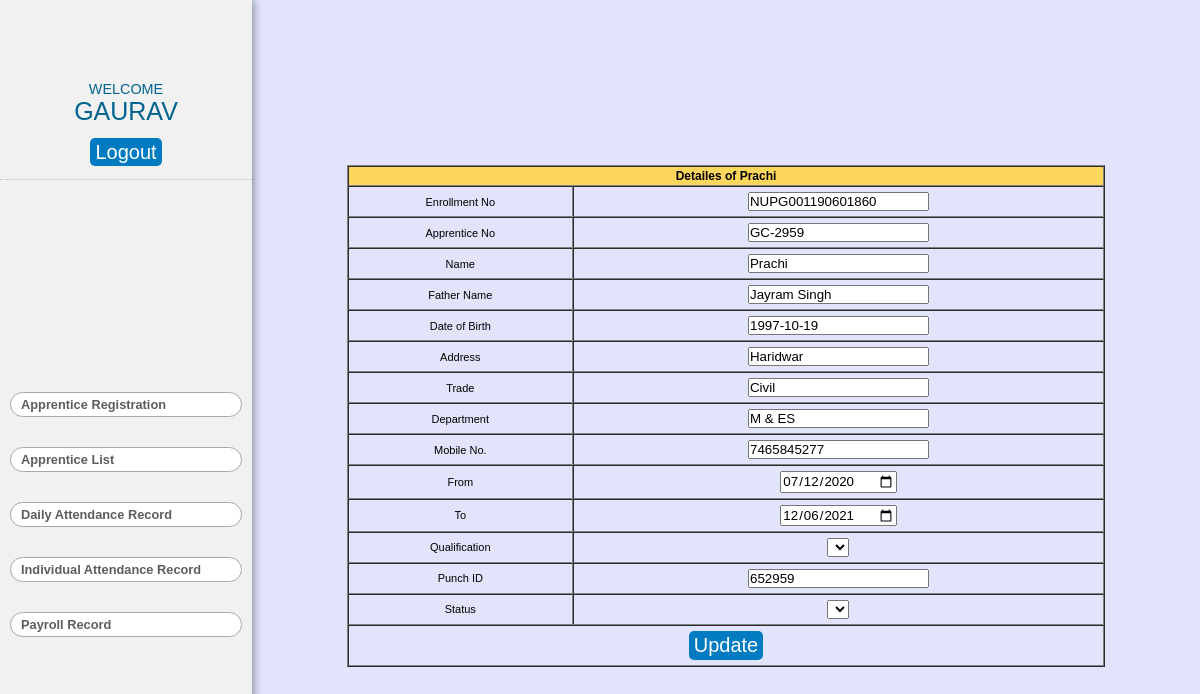
/update-details.php?apprentice_no=GC-2959 (signed in), run on an earlier commit of the app's database.
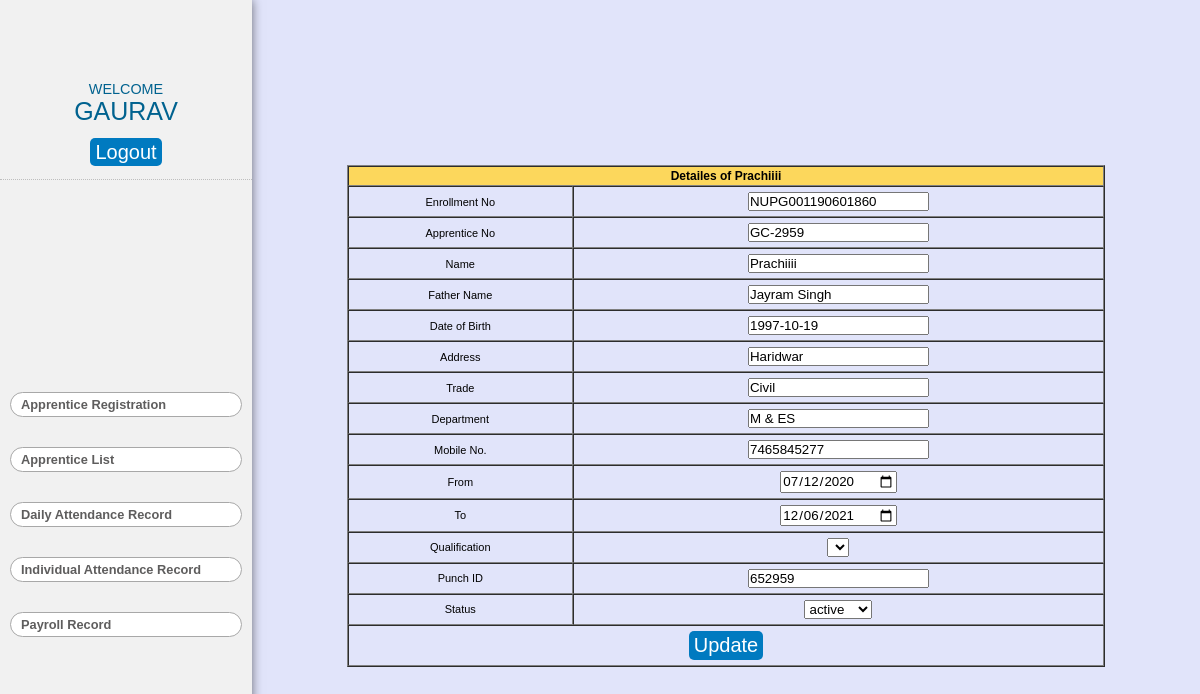
And on a later commit of the database.
### tables this page shows
CREATE TABLE `apprentice` (
  `sn` int(11) NOT NULL,
  `enrollment_no` varchar(255) NOT NULL,
  `apprentice_no` varchar(255) NOT NULL,
  `name` varchar(255) NOT NULL,
  `father_name` varchar(255) NOT NULL,
  `dob` date NOT NULL,
  `address` varchar(255) NOT NULL,
  `trade` varchar(255) NOT NULL,
  `department` varchar(255) NOT NULL,
  `mobile` varchar(255) NOT NULL,
  `from` date NOT NULL,
  `to` date NOT NULL,
  `qualification` varchar(100) NOT NULL,
  `punch_id` varchar(100) NOT NULL,
  `status` varchar(255) NOT NULL DEFAULT 'Active'
);

### update-details.php (the view, shortened to what the changed rows need)
<!DOCTYPE html>
<html lang="en">
<head>
</head>
<body>
    <section class="content">
        <div class="main">
            <?php include_once "side-1.php"; ?>
            <div class="side-2" style="overflow-y:scroll">
                <div class="app-reg ">
                    <div class="input-table">
                        <?php include "db.php";
                        $apprentice_no = "";
                        if (isset($_GET['apprentice_no'])) {
                            $apprentice_no = $_GET['apprentice_no'];
                        }
                        $sql = "SELECT * from apprentice WHERE apprentice_no = '{$apprentice_no}'";
                        $result = mysqli_query($conn, $sql) or die("Query failed");
                        if (mysqli_num_rows($result) > 0) {
                            while ($row = mysqli_fetch_assoc($result)) {
                        ?>
                                <table width="100%" border="1" cellpadding="1" cellspacing="0" style="text-align:center; ">
                                    <thead>
                                        <tr>
                                            <th colspan="2">Detailes of <?php echo $row['name']; ?> </th>
                                        </tr>
                                    </thead>
                                    <form action="update-details-save.php?apprentice_id=<?php echo $apprentice_no; ?>" method="POST">
                                        <tbody>
                                            <tr>
                                                <td>Enrollment No</td>
                                                <td><input type="text" name="enrollment_no" value="<?php echo $row['enrollment_no']; ?>"></td>
                                            </tr>
                                            <tr>
                                                <td>Apprentice No</td>
                                                <td><input type="text" name="apprentice_no" value="<?php echo $row['apprentice_no']; ?>"></td>
                                            </tr>
                                            <tr>
                                                <td>Name</td>
                                                <td><input type="text" name="name" value="<?php echo $row['name']; ?>"></td>
                                            </tr>
                                            <tr>
                                                <td>Father Name</td>
                                                <td><input type="text" name="father_name" value="<?php echo $row['father_name']; ?>"></td>
                                            </tr>
                                            <tr>
                                                <td>Date of Birth</td>
                                                <td><input type="text" name="dob" value="<?php echo $row['dob']; ?>"></td>
                                            </tr>
                                            <tr>
                                                <td>Address</td>
                                                <td><input type="text" name="address" value="<?php echo $row['address']; ?>"></td>
                                            </tr>
                                            <tr>
                                                <td>Trade</td>
                                                <td><input type="text" name="trade" value="<?php echo $row['trade']; ?>"></td>
                                            </tr>
                                            <tr>
                                                <td>Department</td>
                                                <td><input type="text" name="department" value="<?php echo $row['department']; ?>"></td>
                                            </tr>
                                            <tr>
                                                <td>Mobile No.</td>
                                                <td><input type="text" name="mobile" value="<?php echo $row['mobile']; ?>"></td>
                                            </tr>
                                            <tr>
                                                <td>From</td>
                                                <td><input type="date" name="from" value="<?php echo $row['from']; ?>"></td>
                                            </tr>
                                            <tr>
                                                <td>To</td>
                                                <td><input type="date" name="to" value="<?php echo $row['to']; ?>"></td>
                                            </tr>
                                            <tr>
                                                <td>Qualification</td>
                                                <td><select name="qualification" id="qualification">
                                                        <?php
                                                        $sql2 = "SELECT * from qualifications";
                                                        $result2 = mysqli_query($conn, $sql2);
                                                        if (mysqli_num_rows($result2) > 0) {
                                                            while ($row1 = mysqli_fetch_assoc($result2)) {
                                                                if ($row[''] == $row1['status_id']) {
                                                                    $selected = "selected";
                                                                } else {
                                                                    $selected = "";
                                                                }
                                                                echo "<option {$selected} value={$row1['status_id']}>{$row1['status']}</option>";
                                                            }
                                                        }
                                                        ?>
                                                    </select></td>
                                            </tr>
                                            <tr>
                                                <td>Punch ID </td>
                                                <td><input type="text" name="punch_id" value="<?php echo $row['punch_id']; ?>"></td>
                                            </tr>
                                            <tr>
                                                <td>Status </td>
                                                <td>
                                                    <select name="status" id="status">
                                                        <?php
                                                        $sql1 = "SELECT * from apprentice_status";
                                                        $result1 = mysqli_query($conn, $sql1);
                                                        if (mysqli_num_rows($result1) > 0) {
                                                            while ($row1 = mysqli_fetch_assoc($result1)) {
                                                                if ($row['status'] == $row1['status_id']) {
                                                                    $selected = "selected";
                                                                } else {
                                                                    $selected = "";
                                                                }
                                                                echo "<option {$selected} value={$row1['status_id']}>{$row1['status']}</option>";
                                                            }
                                                        }
                                                        ?>
                                                    </select>
                                                </td>
                                            </tr>
                                            <tr>
                                                <td colspan="2">
                                                    <input type="submit" name="update" value="Update" class="btn">
                                                </td>
                                            </tr>
                                        </tbody>
                                    </form>
                                </table>
                        <?php
                            }
                        }
                        ?>
                    </div>
                </div>
            </div>
        </div>
    </section>
</body>
</html>

What changed in the data, as far as the page shows it:
changed apprentice "NUPG001190601860": name "Prachi" → "Prachiiii"; status (not shown) → "active"
